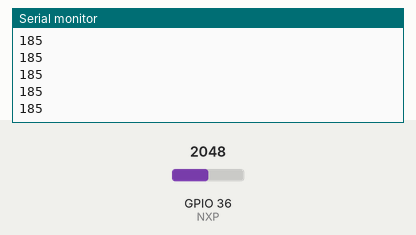
This sketch was run on a simulated ESP32. On the bench: the last lines printed to the serial monitor. Inputs (shaded band) come from the test bench; at power-on: GPIO 36 (NXP) = 2048. Nothing arrives over Bluetooth unless stated; a phone connects over Bluetooth LE 3 s after start.

Above: at 4.0 s.
4.1 s: GPIO 36 (NXP) set to 2866
At 4.36 s:
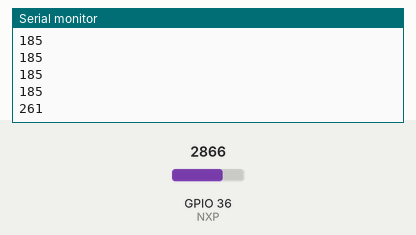
5.6 s: GPIO 36 (NXP) set to 3603
At 5.76 s:
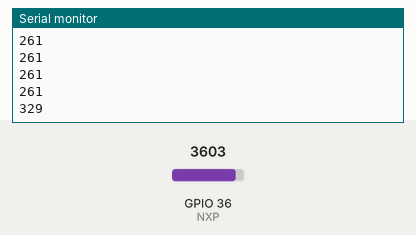
Timing chart, 0 to 8.6 s (numbered marks = the images above; inputs shaded):
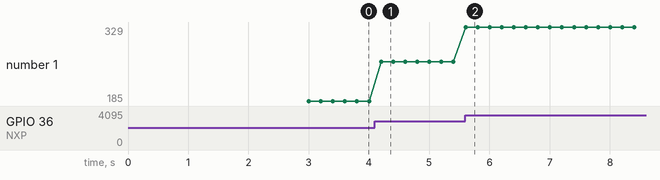

The sketch:

TB_ESP32.ino
```cpp
#include <BLEDevice.h>
#include <BLEServer.h>
#include <BLEUtils.h>
#include <BLE2902.h>

BLECharacteristic *pCharacteristic;

bool deviceConnected = false;
int txValue = 0;

#define SERVICE_UUID "FFE0"
#define CHARACTERISTIC_UUID_TX "FFE1"
#define CHARACTERISTIC_UUID_RX "FFE2"

class MyServerCallbacks : public BLEServerCallbacks
{
    void onConnect(BLEServer *pServer)
    {
        deviceConnected = true;
    }

    void onDisconnect(BLEServer *pServer)
    {
        deviceConnected = false;
    }
};

#define NXP 36
float getPressure()
{
    float sensorReading = analogRead(NXP) * (5.0 / 1023.0);
    return ((sensorReading - 0.2) / (4.8 - 0.2)) * 0.87;
}
void checkSendPressure_BT(){
    float pressure = getPressure();
    int pressureInt = int(pressure * 100);
    Serial.println(pressureInt);
    pCharacteristic->setValue(pressureInt);
    pCharacteristic->notify();
    delay(150);
}

void setup() {
  Serial.begin(115200);
  BLEDevice::init("TBB");
  BLEServer *pServer = BLEDevice::createServer();
  pServer->setCallbacks(new MyServerCallbacks());
  BLEService *pService = pServer->createService(SERVICE_UUID);

  pCharacteristic = pService->createCharacteristic(
    CHARACTERISTIC_UUID_TX,
    BLECharacteristic::PROPERTY_READ | BLECharacteristic::PROPERTY_WRITE | BLECharacteristic::PROPERTY_NOTIFY
    );
  pCharacteristic->addDescriptor(new BLE2902());
  pService->start();
  pServer->getAdvertising()->start();
}

void loop()
{
    if (deviceConnected)
    {
      checkSendPressure_BT();
      delay(50);
    }
}
```

Measured:
- after the input at 4.1 s, the serial monitor: prints a new line after 0.10 s (image 1)
- after the input at 5.6 s, the serial monitor: prints a new line at once (image 2)
- plotted number 1: 185 → 261 after the input at 4.1 s, 261 → 329 after the input at 5.6 s
